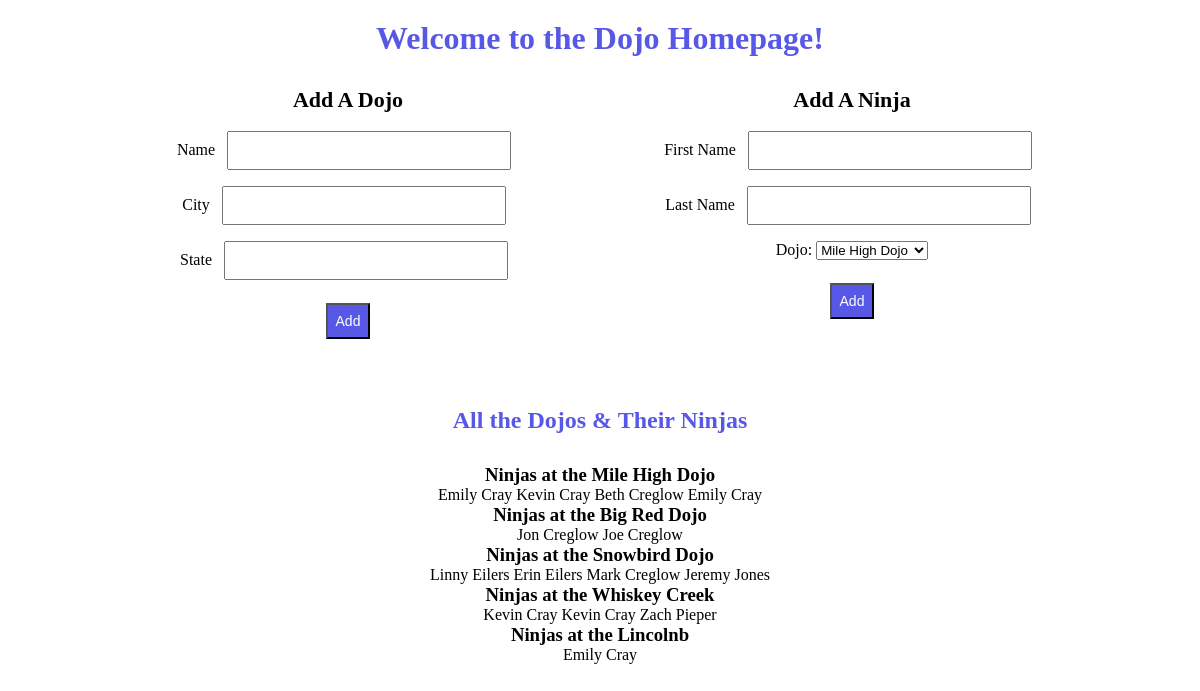
The page / on the database its author committed.
### dojo_ninja_app/models.py (models this page shows)
class Dojos(models.Model):
    name = models.CharField(max_length=255)
    city = models.CharField(max_length=50)
    state = models.CharField(max_length=2)
    desc = models.TextField()
    created_at = models.DateTimeField(auto_now_add=True)
    updated_at = models.DateTimeField(auto_now=True)

class Ninjas(models.Model):
    first_name = models.CharField(max_length=255)
    last_name = models.CharField(max_length=255)
    dojo = models.ForeignKey('Dojos', related_name = "ninjas", on_delete=models.CASCADE)
    created_at = models.DateTimeField(auto_now_add=True)
    updated_at = models.DateTimeField(auto_now=True)
    def name(self):
        return f"{self.first_name} {self.last_name}"

### dojo_ninja_app/views.py (the view)
# urls.py: path('', views.home),
def home(request):
    context = {
        'dojos': Dojos.objects.all()
    }
    return render(request, "home.html", context)

### dojo_ninja_app/templates/home.html (shortened to what this page needs)
<!DOCTYPE html>
<html lang="en">
<head>
    {% load static %}
    <link rel="stylesheet" href="{% static 'css/style.css' %}">
</head>
<body>
    <div id="wrapper">
        <h1>Welcome to the Dojo Homepage!</h1>
        <div class="form">
            <h3>Add A Dojo</h3>
            <form action="/dojo_submit" method="POST">
                <label for="name">Name</label>
                <input type="text" name="name" id="name"><br>
                <label for="city">City</label>
                <input type="text" name="city" id="city"><br>
                <label for="state">State</label>
                <input type="text" name="state" id="state"><br>
                <button type="submit">Add</button>
            </form>
        </div>
        <div class="form">
            <h3>Add A Ninja</h3>
            <form action="/ninja_submit" method="POST">
                <label for="fname">First Name</label>
                <input type="text" name="first_name" id="fname"><br>
                <label for="lname">Last Name</label>
                <input type="text" name="last_name" id="lname"><br>
                <label for="dojo">Dojo:</label>
                <select id="dojo" name="dojo">
                    {% for dojo in dojos %}
                    <option value="{{dojo.id}}">{{ dojo.name }}</option>
                    {% endfor %}
                </select><br>
            <button type="submit">Add</button>
            </form>
        </div>
        <section class="content">
            <h1>All the Dojos & Their Ninjas</h1>
            {% for dojo in dojos %}
            <h3>Ninjas at the {{ dojo.name }}</h3>
            <ul>
                {% for ninja in dojo.ninjas.all %}
                <li>{{ ninja.name }}</li>
                {% endfor %}
            </ul>
            {% endfor %}
        </section>
    </div>
</body>
</html>

### dojo_ninja_app/static/css/style.css (style rules this page uses)
* { margin: 0px; padding: 0px; }
#wrapper { width: 100%; text-align: center; }
h1 { padding: 20px; font-family: cursive; margin-bottom: 10px; color:rgb(88, 88, 231) }
div .form { display: inline-block; width: 500px; height: 300px; vertical-align: top; }
.form h3 { padding-bottom: 10px; font-family: cursive; font-size: 22px; }
.form input { width: 50%; padding: 10px 15px; margin: 8px; }
.form button { background-color: rgb(88, 88, 231); color: white; padding: 8px; font-size: 14px; margin-top: 15px; }
.form select { margin: 8px 0px; }
.content ul { list-style-type:square; list-style-position: outside; }
.content ul li { display: inline; color: black; }

### rows shown on the page
Dojos: name "Mile High Dojo"
Ninjas: name "Emily Cray"
Ninjas: name "Kevin Cray"
Ninjas: name "Beth Creglow"
Ninjas: name "Emily Cray"
Dojos: name "Big Red Dojo"
Ninjas: name "Jon Creglow"
Ninjas: name "Joe Creglow"
Dojos: name "Snowbird Dojo"
Ninjas: name "Linny Eilers"
Ninjas: name "Erin Eilers"
Ninjas: name "Mark Creglow"
Ninjas: name "Jeremy Jones"
Dojos: name "Whiskey Creek"
Ninjas: name "Kevin Cray"
Ninjas: name "Kevin Cray"
Ninjas: name "Zach Pieper"
Dojos: name "Lincolnb"
Ninjas: name "Emily Cray"

### other values the page prints
form field dojo "Mile High Dojo"
